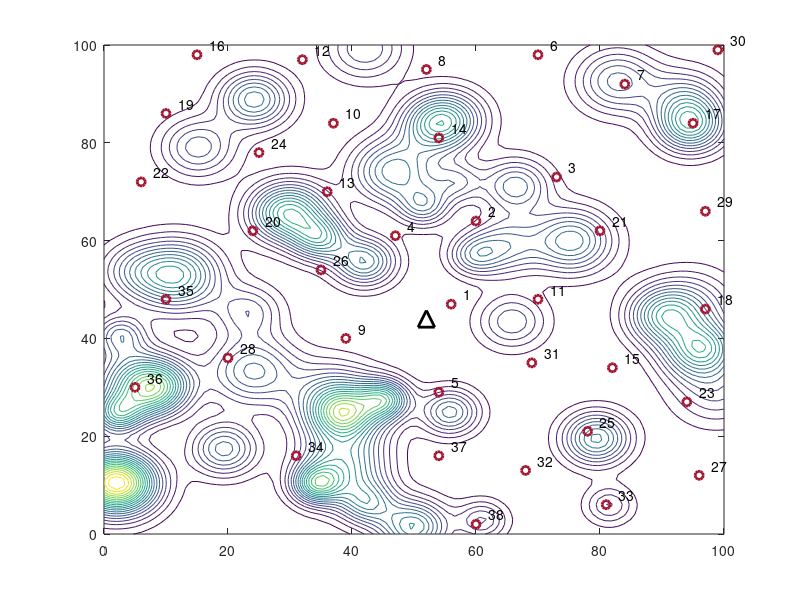

The MATLAB source for this figure: (Note: this script raises an error after producing the figure.)
clc;
clear all
close all
global target3d
global terrain
   startPoint = [52, 44];  % 起点和终点为 [50, 50]
   nvar=38;
    % 参数设置
    popSize = 50;        % 种群大小
    numGenerations = 500; % 最大迭代次数
    numDrones = 3;        % 无人机数量
    % 地图大小和中心点

map_size = 100;
center = startPoint;

% 分级数
levels = floor(nvar/(numDrones*2));

% 步长计算，假设每一级的步长相同
step_size = map_size / (2 * levels);

% 初始化每个等级的任务点计数
task_count_per_level = zeros(1, levels+1);
   
    % 加载地形数据和巡检点坐标

    load('terrain1.mat');  % 100x100 地形高度矩阵，变量为 terrain

    load('target3d_38.mat');
    target= target3d(:,1:2);

    numPoints = size(target, 1); % 巡检点数量

    task(numPoints) = struct('position', [], 'rank', []);
   global task

   % 网格坐标 X 和 Y (x 范围 [0,100], y 范围 [0,100])

   [X, Y] = meshgrid(linspace(0, 100, 100), linspace(0, 100, 100));



   % 无人机起点和终点



   % 分级地图并将任务点信息存储在结构体中
for i = 1:numPoints
    task(i).position = target(i, :); % 存储任务点位置
    
    % 判断任务点属于哪个级别
    for level = 1:levels
        lower_left = center - level * step_size;
        upper_right = center + level * step_size;
        
        % 判断任务点是否在当前等级的矩形区域内
        if task(i).position(1) >= lower_left(1) && task(i).position(1) <= upper_right(1) && ...
           task(i).position(2) >= lower_left(2) && task(i).position(2) <= upper_right(2)
            task(i).rank = level; % 将等级存储在结构体中
             task_count_per_level(level) = task_count_per_level(level) + 1; % 更新任务计数
            break; % 任务点找到等级后，退出循环
        end
    end
      % 检测 rank 是否为空，如果为空，则设置为 levels + 1
    if isempty(task(i).rank)
        task(i).rank = levels + 1;
        task_count_per_level(levels + 1) = task_count_per_level(levels + 1) + 1; % 更新计数
    end
end


   % 输出每个等级的任务点数量
for i = 1:levels
    fprintf('Level %d contains %d task points.\n', i, task_count_per_level(i));
end



   %% 运行 DMOGWO 算法


  %%待录用后开放


   %%
  
  figure;
  Z=terrain;
   contour(X, Y, Z, 20); % 绘制等高线图，20个等高线
    hold on;

   colors = {'#A2142F', [0.67,0.40,0.92], [0.4660 0.6740 0.1880]};
    % colors = {'b', 'g', 'm'};  % 为每个无人机分配不同颜色



    % 标记巡检点
    plot(target(:, 1), target(:, 2), 'Color',"#A2142F",'Marker','o', 'LineStyle',"none", 'MarkerSize', 6, 'LineWidth', 2);
    % 为每个任务点标注序号
for i = 1:size(target, 1)
    % 在每个点的旁边显示序号
    text(target(i,1) + 2, target(i,2)+2, num2str(i), 'FontSize', 10, 'Color', 'k');
end
    
    % 标记无人机起点和终点
    plot(startPoint(1), startPoint(2), 'k^', 'MarkerSize', 12, 'LineWidth', 2); % 黑色三角表示起点和终点

   
   % load('solution-21.mat');
 solution=Archive(4).Position;



 dronePaths = SplitSolutionByDrones(solution, numDrones);
% 用于存储图例句柄
legendHandles = gobjects(1, numDrones); 
legendNames = cell(1, numDrones); % 图例名称

for i = 1:numDrones
    path = dronePaths{i};
      % 无人机路径，添加起点和终点
        fullPath = [startPoint; target(path, :); startPoint];

   h= plot(fullPath(:, 1), fullPath(:, 2),'Color', colors{i}, 'LineWidth', 2);  % 无人机二维路径
   legendHandles(i) = h; % 保存句柄
    legendNames{i} = sprintf('Drone %d', i); % 设置图例名称
end



title('二维俯视图及优化后的无人机任务路径');
xlabel('X/10^2m');
ylabel('Y/10^2m');
% grid on;
